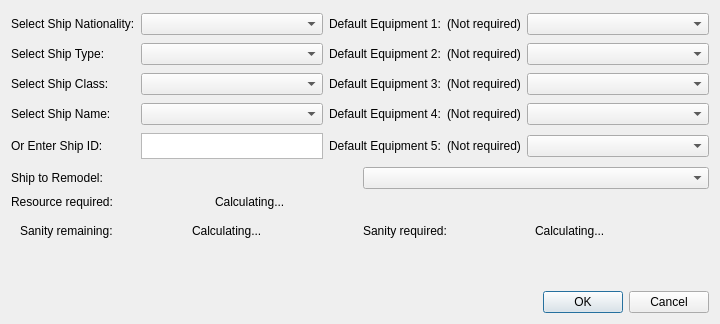
<?xml version="1.0" encoding="UTF-8"?>
<ui version="4.0" idbasedtr="true">
 <class>ConstructWindow</class>
 <widget class="QDialog" name="ConstructWindow">
  <property name="geometry">
   <rect>
    <x>0</x>
    <y>0</y>
    <width>720</width>
    <height>324</height>
   </rect>
  </property>
  <property name="windowTitle">
   <string id="construct-ships">Construct Ships</string>
  </property>
  <layout class="QVBoxLayout" name="verticalLayout">
   <item>
    <layout class="QGridLayout" name="gridLayout">
     <item row="0" column="0">
      <widget class="QLabel" name="typeLabel_3">
       <property name="sizePolicy">
        <sizepolicy hsizetype="Preferred" vsizetype="Fixed">
         <horstretch>0</horstretch>
         <verstretch>10</verstretch>
        </sizepolicy>
       </property>
       <property name="minimumSize">
        <size>
         <width>0</width>
         <height>10</height>
        </size>
       </property>
       <property name="text">
        <string id="select-ship-nation">Select Ship Nationality:</string>
       </property>
      </widget>
     </item>
     <item row="0" column="1">
      <widget class="QComboBox" name="shipnation">
       <property name="sizePolicy">
        <sizepolicy hsizetype="Preferred" vsizetype="Fixed">
         <horstretch>1</horstretch>
         <verstretch>0</verstretch>
        </sizepolicy>
       </property>
       <property name="sizeAdjustPolicy">
        <enum>QComboBox::AdjustToContents</enum>
       </property>
      </widget>
     </item>
     <item row="0" column="2">
      <widget class="QLabel" name="DELabel1">
       <property name="sizePolicy">
        <sizepolicy hsizetype="Preferred" vsizetype="Fixed">
         <horstretch>0</horstretch>
         <verstretch>10</verstretch>
        </sizepolicy>
       </property>
       <property name="minimumSize">
        <size>
         <width>0</width>
         <height>10</height>
        </size>
       </property>
       <property name="text">
        <string id="default-equip-1">Default Equipment 1:</string>
       </property>
      </widget>
     </item>
     <item row="0" column="3">
      <widget class="QLabel" name="DEText1">
       <property name="sizePolicy">
        <sizepolicy hsizetype="Preferred" vsizetype="Fixed">
         <horstretch>0</horstretch>
         <verstretch>10</verstretch>
        </sizepolicy>
       </property>
       <property name="minimumSize">
        <size>
         <width>0</width>
         <height>10</height>
        </size>
       </property>
       <property name="text">
        <string id="default-equip-none">(Not required)</string>
       </property>
      </widget>
     </item>
     <item row="0" column="4">
      <widget class="QComboBox" name="equip1">
       <property name="sizePolicy">
        <sizepolicy hsizetype="Preferred" vsizetype="Fixed">
         <horstretch>1</horstretch>
         <verstretch>0</verstretch>
        </sizepolicy>
       </property>
       <property name="sizeAdjustPolicy">
        <enum>QComboBox::AdjustToContents</enum>
       </property>
      </widget>
     </item>
     <item row="1" column="0">
      <widget class="QLabel" name="typeLabel_2">
       <property name="sizePolicy">
        <sizepolicy hsizetype="Preferred" vsizetype="Fixed">
         <horstretch>0</horstretch>
         <verstretch>10</verstretch>
        </sizepolicy>
       </property>
       <property name="minimumSize">
        <size>
         <width>0</width>
         <height>10</height>
        </size>
       </property>
       <property name="text">
        <string id="select-ship-type">Select Ship Type:</string>
       </property>
      </widget>
     </item>
     <item row="1" column="1">
      <widget class="QComboBox" name="shiptype">
       <property name="sizePolicy">
        <sizepolicy hsizetype="Preferred" vsizetype="Fixed">
         <horstretch>0</horstretch>
         <verstretch>0</verstretch>
        </sizepolicy>
       </property>
       <property name="sizeAdjustPolicy">
        <enum>QComboBox::AdjustToContents</enum>
       </property>
      </widget>
     </item>
     <item row="1" column="2">
      <widget class="QLabel" name="DELabel2">
       <property name="sizePolicy">
        <sizepolicy hsizetype="Preferred" vsizetype="Fixed">
         <horstretch>0</horstretch>
         <verstretch>10</verstretch>
        </sizepolicy>
       </property>
       <property name="minimumSize">
        <size>
         <width>0</width>
         <height>10</height>
        </size>
       </property>
       <property name="text">
        <string id="default-equip-2">Default Equipment 2:</string>
       </property>
      </widget>
     </item>
     <item row="1" column="3">
      <widget class="QLabel" name="DEText2">
       <property name="sizePolicy">
        <sizepolicy hsizetype="Preferred" vsizetype="Fixed">
         <horstretch>0</horstretch>
         <verstretch>10</verstretch>
        </sizepolicy>
       </property>
       <property name="minimumSize">
        <size>
         <width>0</width>
         <height>10</height>
        </size>
       </property>
       <property name="text">
        <string id="default-equip-none">(Not required)</string>
       </property>
      </widget>
     </item>
     <item row="1" column="4">
      <widget class="QComboBox" name="equip2">
       <property name="sizePolicy">
        <sizepolicy hsizetype="Preferred" vsizetype="Fixed">
         <horstretch>0</horstretch>
         <verstretch>0</verstretch>
        </sizepolicy>
       </property>
       <property name="sizeAdjustPolicy">
        <enum>QComboBox::AdjustToContents</enum>
       </property>
      </widget>
     </item>
     <item row="2" column="0">
      <widget class="QLabel" name="typeLabel_4">
       <property name="sizePolicy">
        <sizepolicy hsizetype="Preferred" vsizetype="Fixed">
         <horstretch>0</horstretch>
         <verstretch>10</verstretch>
        </sizepolicy>
       </property>
       <property name="minimumSize">
        <size>
         <width>0</width>
         <height>10</height>
        </size>
       </property>
       <property name="text">
        <string id="select-ship-class">Select Ship Class:</string>
       </property>
      </widget>
     </item>
     <item row="2" column="1">
      <widget class="QComboBox" name="shipclass">
       <property name="sizePolicy">
        <sizepolicy hsizetype="Preferred" vsizetype="Fixed">
         <horstretch>0</horstretch>
         <verstretch>0</verstretch>
        </sizepolicy>
       </property>
       <property name="sizeAdjustPolicy">
        <enum>QComboBox::AdjustToContents</enum>
       </property>
      </widget>
     </item>
     <item row="2" column="2">
      <widget class="QLabel" name="DELabel3">
       <property name="sizePolicy">
        <sizepolicy hsizetype="Preferred" vsizetype="Fixed">
         <horstretch>0</horstretch>
         <verstretch>10</verstretch>
        </sizepolicy>
       </property>
       <property name="minimumSize">
        <size>
         <width>0</width>
         <height>10</height>
        </size>
       </property>
       <property name="text">
        <string id="default-equip-3">Default Equipment 3:</string>
       </property>
      </widget>
     </item>
     <item row="2" column="3">
      <widget class="QLabel" name="DEText3">
       <property name="sizePolicy">
        <sizepolicy hsizetype="Preferred" vsizetype="Fixed">
         <horstretch>0</horstretch>
         <verstretch>10</verstretch>
        </sizepolicy>
       </property>
       <property name="minimumSize">
        <size>
         <width>0</width>
         <height>10</height>
        </size>
       </property>
       <property name="text">
        <string id="default-equip-none">(Not required)</string>
       </property>
      </widget>
     </item>
     <item row="2" column="4">
      <widget class="QComboBox" name="equip3">
       <property name="sizePolicy">
        <sizepolicy hsizetype="Preferred" vsizetype="Fixed">
         <horstretch>0</horstretch>
         <verstretch>0</verstretch>
        </sizepolicy>
       </property>
       <property name="sizeAdjustPolicy">
        <enum>QComboBox::AdjustToContents</enum>
       </property>
      </widget>
     </item>
     <item row="3" column="0">
      <widget class="QLabel" name="nameLabel_2">
       <property name="sizePolicy">
        <sizepolicy hsizetype="Preferred" vsizetype="Fixed">
         <horstretch>0</horstretch>
         <verstretch>10</verstretch>
        </sizepolicy>
       </property>
       <property name="minimumSize">
        <size>
         <width>0</width>
         <height>10</height>
        </size>
       </property>
       <property name="text">
        <string id="select-ship-name">Select Ship Name:</string>
       </property>
      </widget>
     </item>
     <item row="3" column="1">
      <widget class="QComboBox" name="shipname">
       <property name="sizePolicy">
        <sizepolicy hsizetype="Preferred" vsizetype="Fixed">
         <horstretch>0</horstretch>
         <verstretch>0</verstretch>
        </sizepolicy>
       </property>
       <property name="sizeAdjustPolicy">
        <enum>QComboBox::AdjustToContents</enum>
       </property>
      </widget>
     </item>
     <item row="3" column="2">
      <widget class="QLabel" name="DELabel4">
       <property name="sizePolicy">
        <sizepolicy hsizetype="Preferred" vsizetype="Fixed">
         <horstretch>0</horstretch>
         <verstretch>10</verstretch>
        </sizepolicy>
       </property>
       <property name="minimumSize">
        <size>
         <width>0</width>
         <height>10</height>
        </size>
       </property>
       <property name="text">
        <string id="default-equip-4">Default Equipment 4:</string>
       </property>
      </widget>
     </item>
     <item row="3" column="3">
      <widget class="QLabel" name="DEText4">
       <property name="sizePolicy">
        <sizepolicy hsizetype="Preferred" vsizetype="Fixed">
         <horstretch>0</horstretch>
         <verstretch>10</verstretch>
        </sizepolicy>
       </property>
       <property name="minimumSize">
        <size>
         <width>0</width>
         <height>10</height>
        </size>
       </property>
       <property name="text">
        <string id="default-equip-none">(Not required)</string>
       </property>
      </widget>
     </item>
     <item row="3" column="4">
      <widget class="QComboBox" name="equip4">
       <property name="sizePolicy">
        <sizepolicy hsizetype="Preferred" vsizetype="Fixed">
         <horstretch>0</horstretch>
         <verstretch>0</verstretch>
        </sizepolicy>
       </property>
       <property name="sizeAdjustPolicy">
        <enum>QComboBox::AdjustToContents</enum>
       </property>
      </widget>
     </item>
     <item row="4" column="0">
      <widget class="QLabel" name="idLabel_2">
       <property name="sizePolicy">
        <sizepolicy hsizetype="Preferred" vsizetype="Fixed">
         <horstretch>0</horstretch>
         <verstretch>10</verstretch>
        </sizepolicy>
       </property>
       <property name="minimumSize">
        <size>
         <width>0</width>
         <height>10</height>
        </size>
       </property>
       <property name="text">
        <string id="or-enter-ship-id">Or Enter Ship ID:</string>
       </property>
      </widget>
     </item>
     <item row="4" column="1">
      <widget class="QTextEdit" name="searchBox">
       <property name="sizePolicy">
        <sizepolicy hsizetype="Preferred" vsizetype="Minimum">
         <horstretch>0</horstretch>
         <verstretch>0</verstretch>
        </sizepolicy>
       </property>
       <property name="minimumSize">
        <size>
         <width>0</width>
         <height>26</height>
        </size>
       </property>
       <property name="styleSheet">
        <string notr="true"/>
       </property>
      </widget>
     </item>
     <item row="4" column="2">
      <widget class="QLabel" name="DELabel5">
       <property name="sizePolicy">
        <sizepolicy hsizetype="Preferred" vsizetype="Fixed">
         <horstretch>0</horstretch>
         <verstretch>10</verstretch>
        </sizepolicy>
       </property>
       <property name="minimumSize">
        <size>
         <width>0</width>
         <height>10</height>
        </size>
       </property>
       <property name="text">
        <string id="default-equip-5">Default Equipment 5:</string>
       </property>
      </widget>
     </item>
     <item row="4" column="3">
      <widget class="QLabel" name="DEText5">
       <property name="sizePolicy">
        <sizepolicy hsizetype="Preferred" vsizetype="Fixed">
         <horstretch>0</horstretch>
         <verstretch>10</verstretch>
        </sizepolicy>
       </property>
       <property name="minimumSize">
        <size>
         <width>0</width>
         <height>10</height>
        </size>
       </property>
       <property name="text">
        <string id="default-equip-none">(Not required)</string>
       </property>
      </widget>
     </item>
     <item row="4" column="4">
      <widget class="QComboBox" name="equip5">
       <property name="sizePolicy">
        <sizepolicy hsizetype="Preferred" vsizetype="Fixed">
         <horstretch>0</horstretch>
         <verstretch>0</verstretch>
        </sizepolicy>
       </property>
       <property name="sizeAdjustPolicy">
        <enum>QComboBox::AdjustToContents</enum>
       </property>
      </widget>
     </item>
    </layout>
   </item>
   <item>
    <layout class="QHBoxLayout" name="horizontalLayout_3">
     <item>
      <widget class="QLabel" name="remodelLabel">
       <property name="sizePolicy">
        <sizepolicy hsizetype="Preferred" vsizetype="Fixed">
         <horstretch>0</horstretch>
         <verstretch>4</verstretch>
        </sizepolicy>
       </property>
       <property name="minimumSize">
        <size>
         <width>0</width>
         <height>10</height>
        </size>
       </property>
       <property name="text">
        <string id="ship-remodel">Ship to Remodel:</string>
       </property>
      </widget>
     </item>
     <item>
      <widget class="QComboBox" name="shipnameToRemodel">
       <property name="sizePolicy">
        <sizepolicy hsizetype="Preferred" vsizetype="Fixed">
         <horstretch>0</horstretch>
         <verstretch>10</verstretch>
        </sizepolicy>
       </property>
       <property name="sizeAdjustPolicy">
        <enum>QComboBox::AdjustToContents</enum>
       </property>
      </widget>
     </item>
    </layout>
   </item>
   <item>
    <layout class="QHBoxLayout" name="horizontalLayout_4">
     <item>
      <widget class="QLabel" name="resourceHint">
       <property name="sizePolicy">
        <sizepolicy hsizetype="Preferred" vsizetype="Preferred">
         <horstretch>4</horstretch>
         <verstretch>0</verstretch>
        </sizepolicy>
       </property>
       <property name="text">
        <string id="cons-resource-required">Resource required:</string>
       </property>
      </widget>
     </item>
     <item>
      <widget class="QLabel" name="resourceAmount">
       <property name="sizePolicy">
        <sizepolicy hsizetype="Preferred" vsizetype="Preferred">
         <horstretch>10</horstretch>
         <verstretch>0</verstretch>
        </sizepolicy>
       </property>
       <property name="text">
        <string id="dev-calculating">Calculating...</string>
       </property>
      </widget>
     </item>
    </layout>
   </item>
   <item>
    <widget class="QFrame" name="sanityFrame">
     <property name="visible">
      <bool>false</bool>
     </property>
     <layout class="QHBoxLayout">
      <item>
       <widget class="QLabel" name="sanityRemainingLabel">
        <property name="text">
         <string id="sanity-remaining">Sanity remaining:</string>
        </property>
       </widget>
      </item>
      <item>
       <widget class="QLabel" name="sanityRemainingValue">
        <property name="text">
         <string id="dev-calculating">Calculating...</string>
        </property>
       </widget>
      </item>
      <item>
       <widget class="QLabel" name="sanityRequiredLabel">
        <property name="text">
         <string id="sanity-required">Sanity required:</string>
        </property>
       </widget>
      </item>
      <item>
       <widget class="QLabel" name="sanityRequiredValue">
        <property name="text">
         <string id="dev-calculating">Calculating...</string>
        </property>
       </widget>
      </item>
     </layout>
    </widget>
   </item>
   <item>
    <spacer name="verticalSpacer">
     <property name="orientation">
      <enum>Qt::Vertical</enum>
     </property>
     <property name="sizeType">
      <enum>QSizePolicy::Minimum</enum>
     </property>
     <property name="sizeHint" stdset="0">
      <size>
       <width>17</width>
       <height>38</height>
      </size>
     </property>
    </spacer>
   </item>
   <item>
    <layout class="QHBoxLayout" name="horizontalLayout_5">
     <item>
      <spacer name="horizontalSpacer_2">
       <property name="orientation">
        <enum>Qt::Horizontal</enum>
       </property>
       <property name="sizeHint" stdset="0">
        <size>
         <width>168</width>
         <height>20</height>
        </size>
       </property>
      </spacer>
     </item>
     <item>
      <widget class="QDialogButtonBox" name="buttonBox">
       <property name="orientation">
        <enum>Qt::Horizontal</enum>
       </property>
       <property name="standardButtons">
        <set>QDialogButtonBox::Cancel|QDialogButtonBox::Ok</set>
       </property>
      </widget>
     </item>
    </layout>
   </item>
  </layout>
 </widget>
 <resources/>
 <connections>
  <connection>
   <sender>buttonBox</sender>
   <signal>accepted()</signal>
   <receiver>ConstructWindow</receiver>
   <slot>accept()</slot>
   <hints>
    <hint type="sourcelabel">
     <x>248</x>
     <y>254</y>
    </hint>
    <hint type="destinationlabel">
     <x>157</x>
     <y>274</y>
    </hint>
   </hints>
  </connection>
  <connection>
   <sender>buttonBox</sender>
   <signal>rejected()</signal>
   <receiver>ConstructWindow</receiver>
   <slot>reject()</slot>
   <hints>
    <hint type="sourcelabel">
     <x>316</x>
     <y>260</y>
    </hint>
    <hint type="destinationlabel">
     <x>286</x>
     <y>274</y>
    </hint>
   </hints>
  </connection>
 </connections>
</ui>
